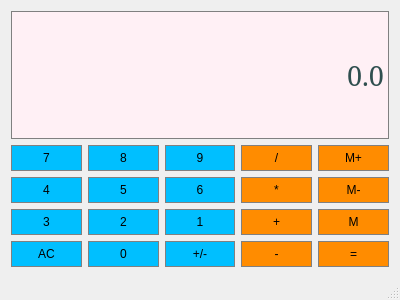
<?xml version="1.0" encoding="UTF-8"?>
<ui version="4.0">
 <class>Calculator</class>
 <widget class="QMainWindow" name="Calculator">
  <property name="geometry">
   <rect>
    <x>0</x>
    <y>0</y>
    <width>400</width>
    <height>300</height>
   </rect>
  </property>
  <property name="windowTitle">
   <string>Calculator</string>
  </property>
  <widget class="QWidget" name="centralWidget">
   <layout class="QGridLayout" name="gridLayout">
    <item row="1" column="4">
     <widget class="QPushButton" name="MemAdd">
      <property name="sizePolicy">
       <sizepolicy hsizetype="Preferred" vsizetype="Preferred">
        <horstretch>0</horstretch>
        <verstretch>0</verstretch>
       </sizepolicy>
      </property>
      <property name="styleSheet">
       <string notr="true">QPushButton {
	background-color: #FF8C00;
	border: 1px  solid gray;
	padding: 5px;
}

QPushButton:pressed
{
	background-color: #DA70D6;
	border: 1px  solid gray;
	padding: 5px;
}
</string>
      </property>
      <property name="text">
       <string>M+</string>
      </property>
     </widget>
    </item>
    <item row="1" column="2">
     <widget class="QPushButton" name="Button9">
      <property name="sizePolicy">
       <sizepolicy hsizetype="Preferred" vsizetype="Preferred">
        <horstretch>0</horstretch>
        <verstretch>0</verstretch>
       </sizepolicy>
      </property>
      <property name="styleSheet">
       <string notr="true">QPushButton {
	background-color: #00BFFF;
	border: 1px  solid gray;
	padding: 5px;
}

QPushButton:pressed
{
	background-color: #DA70D6;
	border: 1px  solid gray;
	padding: 5px;
}
</string>
      </property>
      <property name="text">
       <string>9</string>
      </property>
     </widget>
    </item>
    <item row="1" column="3">
     <widget class="QPushButton" name="Divide">
      <property name="sizePolicy">
       <sizepolicy hsizetype="Preferred" vsizetype="Preferred">
        <horstretch>0</horstretch>
        <verstretch>0</verstretch>
       </sizepolicy>
      </property>
      <property name="styleSheet">
       <string notr="true">QPushButton {
	background-color: #FF8C00;
	border: 1px  solid gray;
	padding: 5px;
}

QPushButton:pressed
{
	background-color: #DA70D6;
	border: 1px  solid gray;
	padding: 5px;
}
</string>
      </property>
      <property name="text">
       <string>/</string>
      </property>
     </widget>
    </item>
    <item row="2" column="0">
     <widget class="QPushButton" name="Button4">
      <property name="sizePolicy">
       <sizepolicy hsizetype="Preferred" vsizetype="Preferred">
        <horstretch>0</horstretch>
        <verstretch>0</verstretch>
       </sizepolicy>
      </property>
      <property name="styleSheet">
       <string notr="true">QPushButton {
	background-color: #00BFFF;
	border: 1px  solid gray;
	padding: 5px;
}

QPushButton:pressed
{
	background-color: #DA70D6;
	border: 1px  solid gray;
	padding: 5px;
}
</string>
      </property>
      <property name="text">
       <string>4</string>
      </property>
     </widget>
    </item>
    <item row="1" column="1">
     <widget class="QPushButton" name="Button8">
      <property name="sizePolicy">
       <sizepolicy hsizetype="Preferred" vsizetype="Preferred">
        <horstretch>0</horstretch>
        <verstretch>0</verstretch>
       </sizepolicy>
      </property>
      <property name="styleSheet">
       <string notr="true">QPushButton {
	background-color: #00BFFF;
	border: 1px  solid gray;
	padding: 5px;
}

QPushButton:pressed
{
	background-color: #DA70D6;
	border: 1px  solid gray;
	padding: 5px;
}
</string>
      </property>
      <property name="text">
       <string>8</string>
      </property>
     </widget>
    </item>
    <item row="3" column="3">
     <widget class="QPushButton" name="Add">
      <property name="sizePolicy">
       <sizepolicy hsizetype="Preferred" vsizetype="Preferred">
        <horstretch>0</horstretch>
        <verstretch>0</verstretch>
       </sizepolicy>
      </property>
      <property name="styleSheet">
       <string notr="true">QPushButton {
	background-color: #FF8C00;
	border: 1px  solid gray;
	padding: 5px;
}

QPushButton:pressed
{
	background-color: #DA70D6;
	border: 1px  solid gray;
	padding: 5px;
}
</string>
      </property>
      <property name="text">
       <string>+</string>
      </property>
     </widget>
    </item>
    <item row="1" column="0">
     <widget class="QPushButton" name="Button7">
      <property name="sizePolicy">
       <sizepolicy hsizetype="Preferred" vsizetype="Preferred">
        <horstretch>0</horstretch>
        <verstretch>0</verstretch>
       </sizepolicy>
      </property>
      <property name="styleSheet">
       <string notr="true">QPushButton {
	background-color: #00BFFF;
	border: 1px  solid gray;
	padding: 5px;
}

QPushButton:pressed
{
	background-color: #DA70D6;
	border: 1px  solid gray;
	padding: 5px;
}
</string>
      </property>
      <property name="text">
       <string>7</string>
      </property>
     </widget>
    </item>
    <item row="2" column="1">
     <widget class="QPushButton" name="Button5">
      <property name="sizePolicy">
       <sizepolicy hsizetype="Preferred" vsizetype="Preferred">
        <horstretch>0</horstretch>
        <verstretch>0</verstretch>
       </sizepolicy>
      </property>
      <property name="styleSheet">
       <string notr="true">QPushButton {
	background-color: #00BFFF;
	border: 1px  solid gray;
	padding: 5px;
}

QPushButton:pressed
{
	background-color: #DA70D6;
	border: 1px  solid gray;
	padding: 5px;
}
</string>
      </property>
      <property name="text">
       <string>5</string>
      </property>
     </widget>
    </item>
    <item row="3" column="2">
     <widget class="QPushButton" name="Button1">
      <property name="sizePolicy">
       <sizepolicy hsizetype="Preferred" vsizetype="Preferred">
        <horstretch>0</horstretch>
        <verstretch>0</verstretch>
       </sizepolicy>
      </property>
      <property name="styleSheet">
       <string notr="true">QPushButton {
	background-color: #00BFFF;
	border: 1px  solid gray;
	padding: 5px;
}

QPushButton:pressed
{
	background-color: #DA70D6;
	border: 1px  solid gray;
	padding: 5px;
}
</string>
      </property>
      <property name="text">
       <string>1</string>
      </property>
     </widget>
    </item>
    <item row="2" column="2">
     <widget class="QPushButton" name="Button6">
      <property name="sizePolicy">
       <sizepolicy hsizetype="Preferred" vsizetype="Preferred">
        <horstretch>0</horstretch>
        <verstretch>0</verstretch>
       </sizepolicy>
      </property>
      <property name="styleSheet">
       <string notr="true">QPushButton {
	background-color: #00BFFF;
	border: 1px  solid gray;
	padding: 5px;
}

QPushButton:pressed
{
	background-color: #DA70D6;
	border: 1px  solid gray;
	padding: 5px;
}
</string>
      </property>
      <property name="text">
       <string>6</string>
      </property>
     </widget>
    </item>
    <item row="2" column="4">
     <widget class="QPushButton" name="MemClear">
      <property name="sizePolicy">
       <sizepolicy hsizetype="Preferred" vsizetype="Preferred">
        <horstretch>0</horstretch>
        <verstretch>0</verstretch>
       </sizepolicy>
      </property>
      <property name="styleSheet">
       <string notr="true">QPushButton {
	background-color: #FF8C00;
	border: 1px  solid gray;
	padding: 5px;
}

QPushButton:pressed
{
	background-color: #DA70D6;
	border: 1px  solid gray;
	padding: 5px;
}
</string>
      </property>
      <property name="text">
       <string>M-</string>
      </property>
     </widget>
    </item>
    <item row="3" column="1">
     <widget class="QPushButton" name="Button2">
      <property name="sizePolicy">
       <sizepolicy hsizetype="Preferred" vsizetype="Preferred">
        <horstretch>0</horstretch>
        <verstretch>0</verstretch>
       </sizepolicy>
      </property>
      <property name="styleSheet">
       <string notr="true">QPushButton {
	background-color: #00BFFF;
	border: 1px  solid gray;
	padding: 5px;
}

QPushButton:pressed
{
	background-color: #DA70D6;
	border: 1px  solid gray;
	padding: 5px;
}
</string>
      </property>
      <property name="text">
       <string>2</string>
      </property>
     </widget>
    </item>
    <item row="3" column="4">
     <widget class="QPushButton" name="MemGet">
      <property name="sizePolicy">
       <sizepolicy hsizetype="Preferred" vsizetype="Preferred">
        <horstretch>0</horstretch>
        <verstretch>0</verstretch>
       </sizepolicy>
      </property>
      <property name="styleSheet">
       <string notr="true">QPushButton {
	background-color: #FF8C00;
	border: 1px  solid gray;
	padding: 5px;
}

QPushButton:pressed
{
	background-color: #DA70D6;
	border: 1px  solid gray;
	padding: 5px;
}
</string>
      </property>
      <property name="text">
       <string>M</string>
      </property>
     </widget>
    </item>
    <item row="2" column="3">
     <widget class="QPushButton" name="Multiply">
      <property name="sizePolicy">
       <sizepolicy hsizetype="Preferred" vsizetype="Preferred">
        <horstretch>0</horstretch>
        <verstretch>0</verstretch>
       </sizepolicy>
      </property>
      <property name="styleSheet">
       <string notr="true">QPushButton {
	background-color: #FF8C00;
	border: 1px  solid gray;
	padding: 5px;
}

QPushButton:pressed
{
	background-color: #DA70D6;
	border: 1px  solid gray;
	padding: 5px;
}
</string>
      </property>
      <property name="text">
       <string>*</string>
      </property>
     </widget>
    </item>
    <item row="3" column="0">
     <widget class="QPushButton" name="Button3">
      <property name="sizePolicy">
       <sizepolicy hsizetype="Preferred" vsizetype="Preferred">
        <horstretch>0</horstretch>
        <verstretch>0</verstretch>
       </sizepolicy>
      </property>
      <property name="styleSheet">
       <string notr="true">QPushButton {
	background-color: #00BFFF;
	border: 1px  solid gray;
	padding: 5px;
}

QPushButton:pressed
{
	background-color: #DA70D6;
	border: 1px  solid gray;
	padding: 5px;
}
</string>
      </property>
      <property name="text">
       <string>3</string>
      </property>
     </widget>
    </item>
    <item row="4" column="0">
     <widget class="QPushButton" name="Clear">
      <property name="sizePolicy">
       <sizepolicy hsizetype="Preferred" vsizetype="Preferred">
        <horstretch>0</horstretch>
        <verstretch>0</verstretch>
       </sizepolicy>
      </property>
      <property name="styleSheet">
       <string notr="true">QPushButton {
	background-color: #00BFFF;
	border: 1px  solid gray;
	padding: 5px;
}

QPushButton:pressed
{
	background-color: #DA70D6;
	border: 1px  solid gray;
	padding: 5px;
}
</string>
      </property>
      <property name="text">
       <string>AC</string>
      </property>
     </widget>
    </item>
    <item row="4" column="1">
     <widget class="QPushButton" name="Button0">
      <property name="sizePolicy">
       <sizepolicy hsizetype="Preferred" vsizetype="Preferred">
        <horstretch>0</horstretch>
        <verstretch>0</verstretch>
       </sizepolicy>
      </property>
      <property name="styleSheet">
       <string notr="true">QPushButton {
	background-color: #00BFFF;
	border: 1px  solid gray;
	padding: 5px;
}

QPushButton:pressed
{
	background-color: #DA70D6;
	border: 1px  solid gray;
	padding: 5px;
}
</string>
      </property>
      <property name="text">
       <string>0</string>
      </property>
     </widget>
    </item>
    <item row="4" column="2">
     <widget class="QPushButton" name="ChangeSign">
      <property name="sizePolicy">
       <sizepolicy hsizetype="Preferred" vsizetype="Preferred">
        <horstretch>0</horstretch>
        <verstretch>0</verstretch>
       </sizepolicy>
      </property>
      <property name="styleSheet">
       <string notr="true">QPushButton {
	background-color: #00BFFF;
	border: 1px  solid gray;
	padding: 5px;
}

QPushButton:pressed
{
	background-color: #DA70D6;
	border: 1px  solid gray;
	padding: 5px;
}
</string>
      </property>
      <property name="text">
       <string>+/-</string>
      </property>
     </widget>
    </item>
    <item row="4" column="3">
     <widget class="QPushButton" name="Subtract">
      <property name="sizePolicy">
       <sizepolicy hsizetype="Preferred" vsizetype="Preferred">
        <horstretch>0</horstretch>
        <verstretch>0</verstretch>
       </sizepolicy>
      </property>
      <property name="styleSheet">
       <string notr="true">QPushButton {
	background-color: #FF8C00;
	border: 1px  solid gray;
	padding: 5px;
}

QPushButton:pressed
{
	background-color: #DA70D6;
	border: 1px  solid gray;
	padding: 5px;
}
</string>
      </property>
      <property name="text">
       <string>-</string>
      </property>
     </widget>
    </item>
    <item row="4" column="4">
     <widget class="QPushButton" name="Equals">
      <property name="sizePolicy">
       <sizepolicy hsizetype="Preferred" vsizetype="Preferred">
        <horstretch>0</horstretch>
        <verstretch>0</verstretch>
       </sizepolicy>
      </property>
      <property name="styleSheet">
       <string notr="true">QPushButton {
	background-color: #FF8C00;
	border: 1px  solid gray;
	padding: 5px;
}

QPushButton:pressed
{
	background-color: #DA70D6;
	border: 1px  solid gray;
	padding: 5px;
}
</string>
      </property>
      <property name="text">
       <string>=</string>
      </property>
     </widget>
    </item>
    <item row="0" column="0" colspan="5">
     <widget class="QLineEdit" name="Display">
      <property name="sizePolicy">
       <sizepolicy hsizetype="Preferred" vsizetype="Expanding">
        <horstretch>0</horstretch>
        <verstretch>0</verstretch>
       </sizepolicy>
      </property>
      <property name="font">
       <font>
        <family>Garamond</family>
        <pointsize>20</pointsize>
        <weight>50</weight>
        <bold>false</bold>
       </font>
      </property>
      <property name="styleSheet">
       <string notr="true">QLineEdit {
	background-color: #FFF0F5;
	border: 1px solid gray;
	color: #2F4F4F
}</string>
      </property>
      <property name="text">
       <string>0.0</string>
      </property>
      <property name="alignment">
       <set>Qt::AlignRight|Qt::AlignTrailing|Qt::AlignVCenter</set>
      </property>
     </widget>
    </item>
   </layout>
  </widget>
  <widget class="QMenuBar" name="menuBar">
   <property name="geometry">
    <rect>
     <x>0</x>
     <y>0</y>
     <width>400</width>
     <height>21</height>
    </rect>
   </property>
  </widget>
  <widget class="QStatusBar" name="statusBar"/>
 </widget>
 <layoutdefault spacing="6" margin="11"/>
 <resources/>
 <connections/>
</ui>
